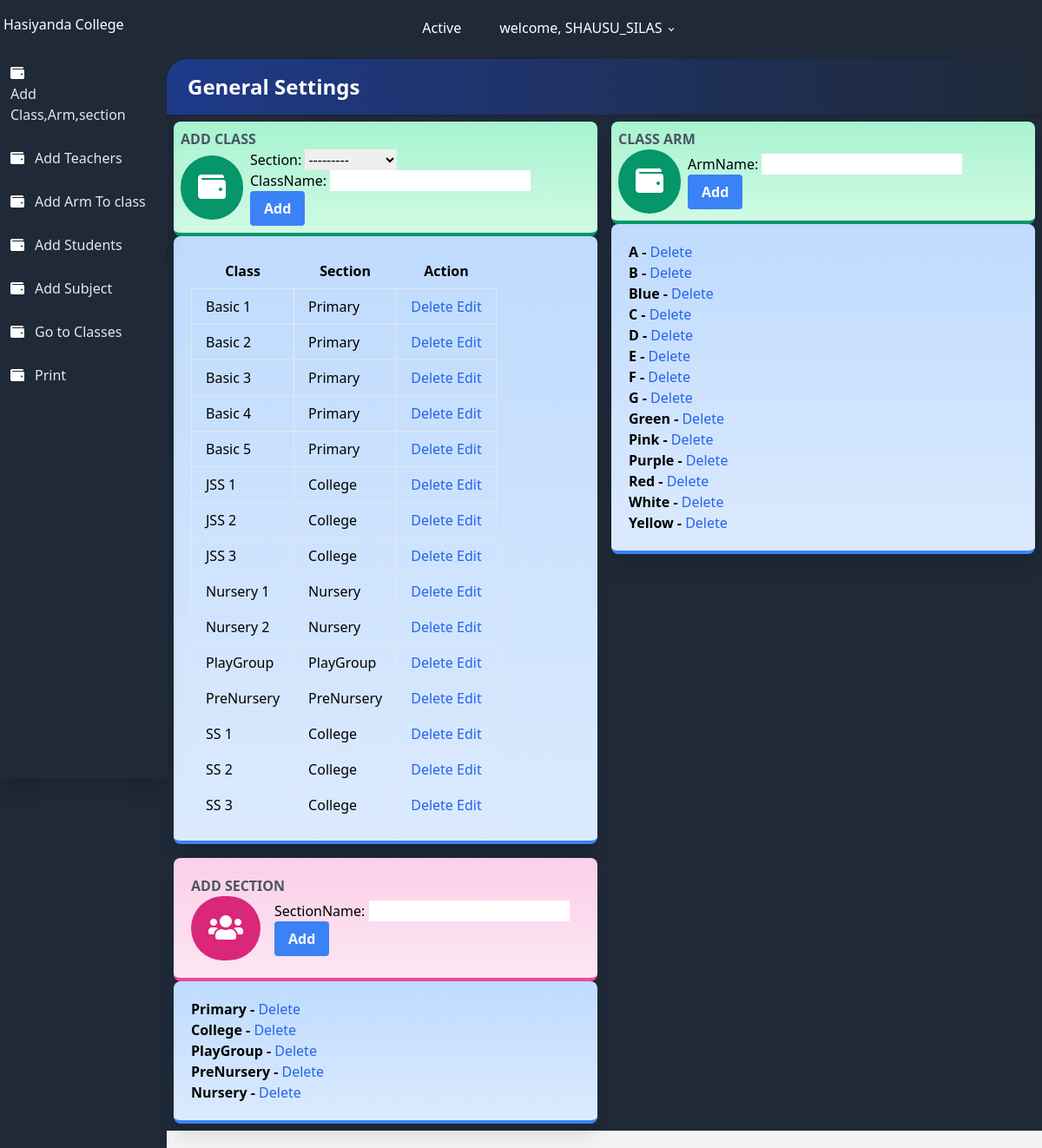
The app's page /settings/ (signed in), older data.
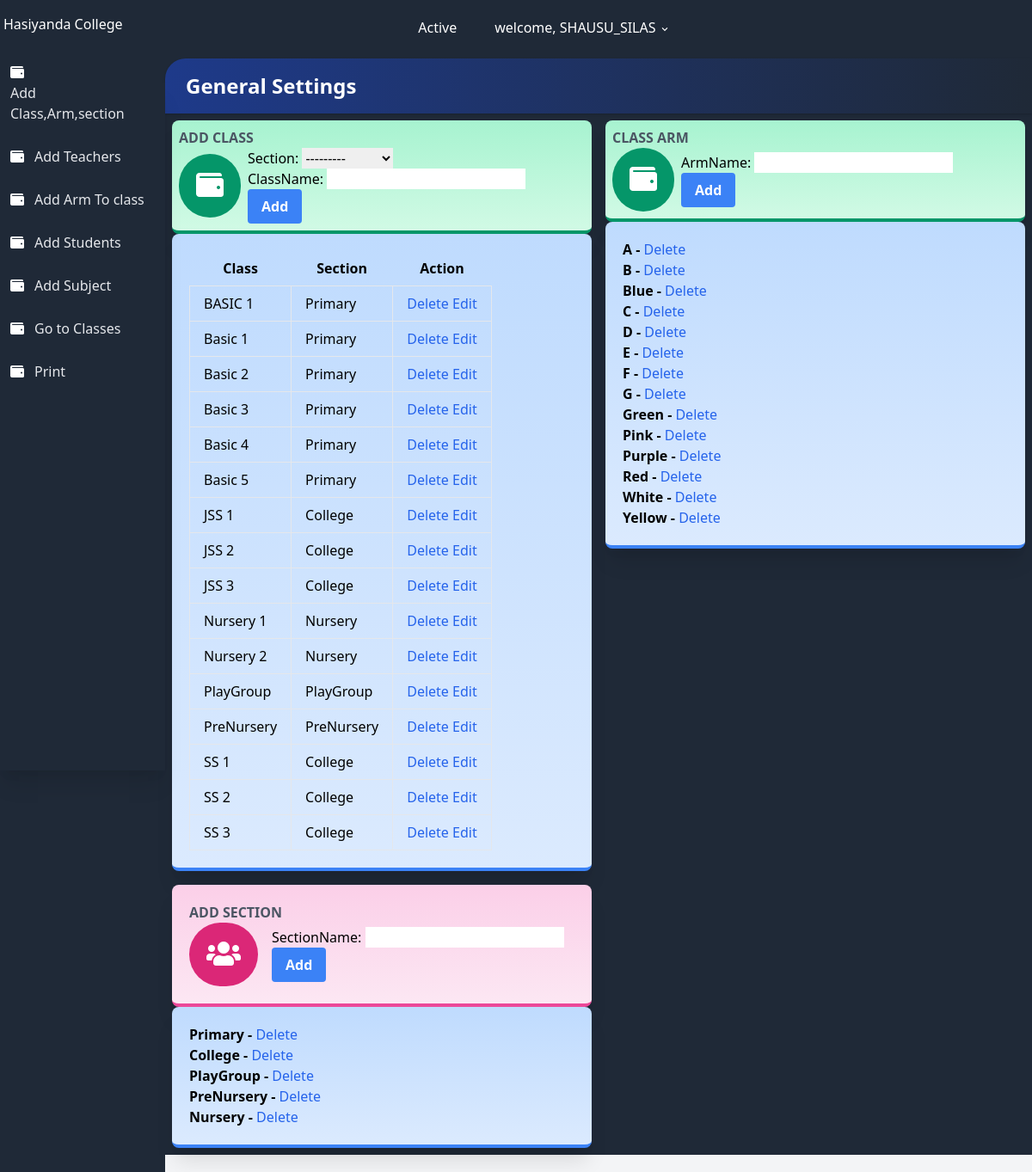
The same page, newer data.
### users/models.py (models this page shows, shortened)
class User(AbstractUser):
    class Role(models.TextChoices):
        ADMIN = 'admin'
        TEACHER = 'teacher'
        STUDENT = 'student'
    base_role = Role.TEACHER
    role = models.CharField(max_length=10, choices= Role.choices , null=True, blank=True)
    section = models.ForeignKey('result.section', on_delete=models.SET_NULL, null=True , blank=True)
    class Meta:
        db_table = 'auth_user'

### result/models.py (models this page shows, shortened)
class all_class(models.Model):
    className = models.CharField(max_length=100 , unique=True)
    section = models.ForeignKey(section, on_delete=models.CASCADE, null=True)
    complete = models.BooleanField(default=False)
    date = models.DateTimeField(auto_now_add=True)
    class Meta:
        ordering = ['className']

class section(models.Model):
    sectionName = models.CharField(max_length=100 , unique=True)
    def __str__(self):
        return self.sectionName

class classArm(models.Model):
    armName = models.CharField(max_length=100 , unique=True)
    class Meta:
        ordering = ['armName']

### result/views.py (the view, shortened to what this page needs)
# urls.py: path('settings/', settings.as_view(), name='settings'),
class settings(LoginRequiredMixin, TemplateView):
    login_url = 'result:login'
    template_name = 'result/settings.html'
    queryset = all_class.objects.all()
    def get_context_data(self, **kwargs):
        context = super(settings, self).get_context_data(**kwargs)
        context['classForm'] = allClassForm()
        context['armForm'] = classArmForm()
        context['sectionForm'] = sectionForm()
        context['imageForm'] = ImageForm()
        context['settingForm'] = settingForm()
        context['allclass'] = all_class.objects.all()
        context['classArm'] = classArm.objects.all()
        context['sections'] = section.objects.all()
        context['img'] = Images.objects.all()
        context['setting'] = setting.objects.all()
        context['studentCount'] = students.objects.all().count()
        return context

### result/forms.py
class allClassForm(forms.ModelForm):
    class Meta:
        model = all_class
        fields = ['section', 'className' ]

class classArmForm(forms.ModelForm):
    class Meta:
        model = classArm
        fields = ['armName']

### result/templates/result/settings.html (shortened to what this page needs)
{% extends 'settingsbase.html' %}
{% load static %}
{% block content %}
<div class="flex flex-wrap">
    <div class="w-full md:w-1/2 xl:w-1/3 p-2">
        <div class="bg-gradient-to-b from-green-200 to-green-100 border-b-4 border-green-600 rounded-lg shadow-xl p-2">
            <h2 class="font-bold uppercase text-gray-600">Add Class</h2>
            <div class="flex flex-row items-center">
                <div class="flex-shrink pr-2">
                    <div class="rounded-full p-5 bg-green-600"><i class="fa fa-wallet fa-2x fa-inverse"></i></div>
                </div>
                <form method="post"  class="">
                      {{ classForm.as_p }}
                      <button
                        class="bg-blue-500 hover:bg-blue-700 text-white font-bold py-2 px-4 rounded focus:outline-none focus:shadow-outline"
                        type="submit"> Add</button>
                </form>
            </div>
        </div>
            <div class="bg-gradient-to-b from-blue-200 to-blue-100 border-b-4 border-blue-500 rounded-lg shadow-xl p-5">
                <div class="flex flex-row items-center">
                        <table class="table-auto">
                            <thead>
                              <tr>
                                <th class="px-4 py-2">Class</th>
                                <th class="px-4 py-2">Section</th>
                                <th class="px-4 py-2">Action</th>
                              </tr>
                            </thead>
                            <tbody>
                              {% for class in allclass%}
                              <tr>
                                <td class="border px-4 py-2">
                                    {{class.className}}
                                </td>
                                <td class="border px-4 py-2">{{class.section}}</td>
                                <td class="border px-4 py-2">
                                    <a href="{% url 'result:deleteClass' class.id %}" class="font-medium text-blue-600 dark:text-blue-500 hover:underline" >
                                        Delete
                                      </a>
                                      <a href="{% url 'result:EditClass' class.id %}" class="font-medium text-blue-600 dark:text-blue-500 hover:underline" >
                                          Edit
                                        </a>
                                </td>
                              </tr>
                              {% endfor %}
                            </tbody>
                          </table>
                </div>
            </div>
    </div>
    <div class="w-full md:w-1/2 xl:w-1/3 p-2">
        <div class="bg-gradient-to-b from-green-200 to-green-100 border-b-4 border-green-600 rounded-lg shadow-xl p-2">
            <h2 class="font-bold uppercase text-gray-600">Class Arm</h2>
            <div class="flex flex-row items-center">
                <div class="flex-shrink pr-2">
                    <div class="rounded-full p-5 bg-green-600"><i class="fa fa-wallet fa-2x fa-inverse"></i></div>
                </div>
                <form method="post"  class="">
                      {{ armForm.as_p }}
                      <button
                        class="bg-blue-500 hover:bg-blue-700 text-white font-bold py-2 px-4 rounded focus:outline-none focus:shadow-outline"
                        type="submit"> Add</button>
                </form>
            </div>
        </div>
        <div class="bg-gradient-to-b from-blue-200 to-blue-100 border-b-4 border-blue-500 rounded-lg shadow-xl p-5">
            <div class="flex flex-row items-center">
                <ul class=" font-bold">
                    {% for classArm in classArm%}
                      <li  >
                         {{ classArm.armName}} -
                         <a href="{% url 'result:deleteArm' classArm.id %}" class="font-medium text-blue-600 dark:text-blue-500 hover:underline" >
                          Delete
                        </a>
                      </li>
                    {% endfor %}
                  </ul>
            </div>
        </div>
    </div>
    <div class="w-full md:w-1/2 xl:w-1/3 p-2">
        <div class="bg-gradient-to-b from-pink-200 to-pink-100 border-b-4 border-pink-500 rounded-lg shadow-xl p-5">
            <h2 class="font-bold uppercase text-gray-600">Add Section</h2>
            <div class="flex flex-row items-center">
                <div class="flex-shrink pr-4">
                    <div class="rounded-full p-5 bg-pink-600"><i class="fas fa-users fa-2x fa-inverse"></i></div>
                </div>
                <form method="post"  class="">
                    {{ sectionForm.as_p }}
                    <button
                      class="bg-blue-500 hover:bg-blue-700 text-white font-bold py-2 px-4 rounded focus:outline-none focus:shadow-outline"
                      type="submit"> Add</button>
              </form>
            </div>
        </div>
        <div class="bg-gradient-to-b from-blue-200 to-blue-100 border-b-4 border-blue-500 rounded-lg shadow-xl p-5">
            <div class="flex flex-row items-center">
                <ul class=" font-bold">
                    {% for section in sections %}
                      <li  >
                        {{ section.sectionName }} -
                         <a href=" " class="font-medium text-blue-600 dark:text-blue-500 hover:underline" >
                          Delete
                        </a>
                      </li>
                    {% endfor %}
                  </ul>
            </div>
        </div>
    </div>
</div>
{% endblock %}

### templates/settingsbase.html (shortened to what this page needs)
{% load static %}
<!DOCTYPE html>
<html lang="en">
<head>
    <link rel="stylesheet" href="https://use.fontawesome.com/releases/v5.3.1/css/all.css">
    <link rel="stylesheet" href="https://unpkg.com/tailwindcss@2.2.19/dist/tailwind.min.css"/>
    <link href="https://afeld.github.io/emoji-css/emoji.css" rel="stylesheet">
</head>
<body class="bg-gray-800 font-sans leading-normal tracking-normal mt-12">
<header>
    <nav aria-label="menu nav" class="bg-gray-800 pt-2 md:pt-1 pb-1 px-1 mt-0 h-auto fixed w-full z-20 top-0">
        <div class="flex flex-wrap items-center">
            <div class="flex flex-shrink md:w-1/3 justify-center md:justify-start text-white">
                <a href="{% url 'result:index' %}" aria-label="Home">
                    <h1> Hasiyanda College</h1>
                </a>
            </div>
            <div class="flex w-full pt-2 content-center justify-between md:w-1/3 md:justify-end">
                <ul class="list-reset flex justify-between flex-1 md:flex-none items-center">
                    <li class="flex-1 md:flex-none md:mr-3">
                        <a class="inline-block py-2 px-4 text-white no-underline" href="#">Active</a>
                    </li>
                    <li class="flex-1 md:flex-none md:mr-3">
                        <div class="relative inline-block">
                            <button onclick="toggleDD('myDropdown')" class="drop-button text-white py-2 px-2"> <span class="pr-2"></span> welcome, {{user.username}} <svg class="h-3 fill-current inline" xmlns="http://www.w3.org/2000/svg" viewBox="0 0 20 20">
                                <path d="M9.293 12.95l.707.707L15.657 8l-1.414-1.414L10 10.828 5.757 6.586 4.343 8z" /></svg></button>
                        </div>
                    </li>
                </ul>
            </div>
        </div>
    </nav>
</header>
<body>
    <div class="flex flex-col md:flex-row">
        <nav aria-label="alternative nav">
            <div class="bg-gray-800 shadow-xl h-20 fixed bottom-0 mt-12 md:relative md:h-screen z-10 w-full md:w-48 content-center">
                <div class="md:mt-12 md:w-48 md:fixed md:left-0 md:top-0 content-center md:content-start text-left justify-between">
                    <ul class="list-reset flex flex-row md:flex-col pt-3 md:py-3 px-1 md:px-2 text-center md:text-left">
                        <li class="mr-3 flex-1">
                            <a href="{% url 'result:settings' %}" class="block py-1 md:py-3 pl-0 md:pl-1 align-middle text-white no-underline hover:text-white border-b-2 border-gray-800 hover:border-red-500">
                                <i class="fa fa-wallet pr-0 md:pr-3"></i><span class="pb-1 md:pb-0 text-xs md:text-base text-gray-400 md:text-gray-200 block md:inline-block">
                                    Add Class,Arm,section
                                </span>
                            </a>
                        </li>
                        <li class="mr-3 flex-1">
                            <a href="{% url 'result:RegisterTeachers' %}" class="block py-1 md:py-3 pl-0 md:pl-1 align-middle text-white no-underline hover:text-white border-b-2 border-gray-800 hover:border-green-500">
                                <i class="fa fa-wallet pr-0 md:pr-3"></i><span class="pb-1 md:pb-0 text-xs md:text-base text-gray-400 md:text-gray-200 block md:inline-block">
                                    Add Teachers
                                </span>
                            </a>
                        </li>
                        <li class="mr-3 flex-1">
                            <a href="{% url 'result:CreateClassArm' %}" class="block py-1 md:py-3 pl-0 md:pl-1 align-middle text-white no-underline hover:text-white border-b-2 border-gray-800 hover:border-green-500">
                                <i class="fa fa-wallet pr-0 md:pr-3"></i><span class="pb-1 md:pb-0 text-xs md:text-base text-gray-400 md:text-gray-200 block md:inline-block">
                                    Add Arm To class
                                </span>
                            </a>
                        </li>
                        <li class="mr-3 flex-1">
                            <a href="{% url 'result:registerStudent' %}" class="block py-1 md:py-3 pl-0 md:pl-1 align-middle text-white no-underline hover:text-white border-b-2 border-gray-800 hover:border-yellow-500">
                                <i class="fa fa-wallet pr-0 md:pr-3"></i><span class="pb-1 md:pb-0 text-xs md:text-base text-gray-400 md:text-gray-200 block md:inline-block">
                                    Add Students
                                </span>
                            </a>
                        </li>
                        <li class="mr-3 flex-1">
                            <a href="{% url 'result:subjectCreate' %}" class="block py-1 md:py-3 pl-0 md:pl-1 align-middle text-white no-underline hover:text-white border-b-2 border-gray-800 hover:border-green-500">
                                <i class="fa fa-wallet pr-0 md:pr-3"></i><span class="pb-1 md:pb-0 text-xs md:text-base text-gray-400 md:text-gray-200 block md:inline-block">
                                    Add Subject
                                </span>
                            </a>
                        </li>
                        <li class="mr-3 flex-1">
                            <a href="{% url 'result:classList' %}" class="block py-1 md:py-3 pl-0 md:pl-1 align-middle text-white no-underline hover:text-white border-b-2 border-gray-800 hover:border-green-500">
                                <i class="fa fa-wallet pr-0 md:pr-3"></i><span class="pb-1 md:pb-0 text-xs md:text-base text-gray-400 md:text-gray-200 block md:inline-block">
                                    Go to Classes
                                </span>
                            </a>
                        </li>
                        <li class="mr-3 flex-1">
                            <a href="{% url 'result:print' %}" class="block py-1 md:py-3 pl-0 md:pl-1 align-middle text-white no-underline hover:text-white border-b-2 border-gray-800 hover:border-green-500">
                                <i class="fa fa-wallet pr-0 md:pr-3"></i><span class="pb-1 md:pb-0 text-xs md:text-base text-gray-400 md:text-gray-200 block md:inline-block">
                                    Print
                                </span>
                            </a>
                    </ul>
                </div>
            </div>
        </nav>
        <section>
            <div id="main" class="main-content flex-1 bg-gray-100 mt-12 md:mt-2 pb-24 md:pb-5">
                <div class="bg-gray-800 pt-3">
                    <div class="rounded-tl-3xl bg-gradient-to-r from-blue-900 to-gray-800 p-4 shadow text-2xl text-white">
                        <h1 class="font-bold pl-2"> General Settings </h1>
                    </div>
                    {% block content %}
                    {% endblock content %}
                </div>
            </div>
        </section>
    </div>
</body>
</html>

Row changes from the older to the newer data that the page shows:
added all_class: className "BASIC 1", section "Primary"
